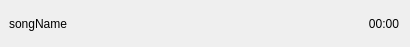
<?xml version="1.0" encoding="UTF-8"?>
<ui version="4.0">
 <class>SongTableWidget</class>
 <widget class="QWidget" name="SongTableWidget">
  <property name="geometry">
   <rect>
    <x>0</x>
    <y>0</y>
    <width>410</width>
    <height>47</height>
   </rect>
  </property>
  <property name="windowTitle">
   <string>Form</string>
  </property>
  <layout class="QVBoxLayout" name="verticalLayout">
   <property name="spacing">
    <number>0</number>
   </property>
   <property name="leftMargin">
    <number>9</number>
   </property>
   <property name="topMargin">
    <number>0</number>
   </property>
   <property name="bottomMargin">
    <number>0</number>
   </property>
   <item>
    <layout class="QHBoxLayout" name="horizontalLayout">
     <item>
      <widget class="QLabel" name="songNameLabel">
       <property name="sizePolicy">
        <sizepolicy hsizetype="MinimumExpanding" vsizetype="Preferred">
         <horstretch>0</horstretch>
         <verstretch>0</verstretch>
        </sizepolicy>
       </property>
       <property name="text">
        <string>songName</string>
       </property>
      </widget>
     </item>
     <item>
      <widget class="QLabel" name="playCountLabel">
       <property name="sizePolicy">
        <sizepolicy hsizetype="Minimum" vsizetype="Preferred">
         <horstretch>0</horstretch>
         <verstretch>0</verstretch>
        </sizepolicy>
       </property>
       <property name="text">
        <string/>
       </property>
       <property name="margin">
        <number>5</number>
       </property>
      </widget>
     </item>
     <item>
      <widget class="QLabel" name="songDurationLabel">
       <property name="sizePolicy">
        <sizepolicy hsizetype="Minimum" vsizetype="Preferred">
         <horstretch>0</horstretch>
         <verstretch>0</verstretch>
        </sizepolicy>
       </property>
       <property name="text">
        <string>00:00</string>
       </property>
       <property name="alignment">
        <set>Qt::AlignRight|Qt::AlignTrailing|Qt::AlignVCenter</set>
       </property>
      </widget>
     </item>
    </layout>
   </item>
  </layout>
 </widget>
 <resources/>
 <connections/>
</ui>
